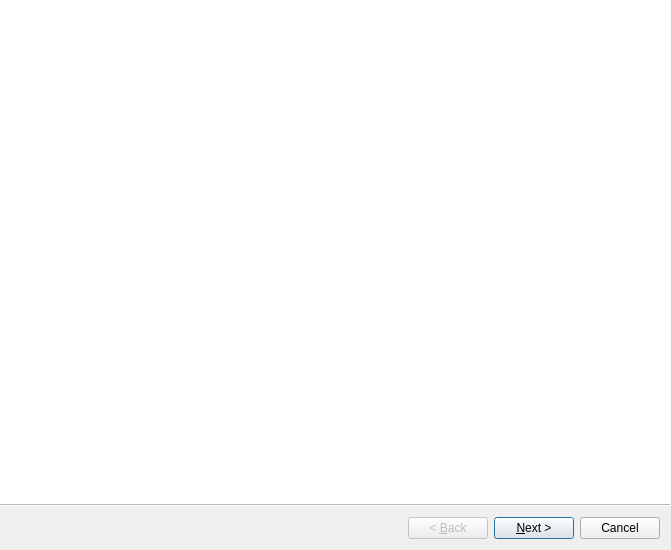
<?xml version="1.0" encoding="UTF-8"?>
<ui version="4.0">
 <class>WizardConfig</class>
 <widget class="QWizard" name="WizardConfig">
  <property name="geometry">
   <rect>
    <x>0</x>
    <y>0</y>
    <width>671</width>
    <height>550</height>
   </rect>
  </property>
  <property name="minimumSize">
   <size>
    <width>318</width>
    <height>550</height>
   </size>
  </property>
  <property name="maximumSize">
   <size>
    <width>524287</width>
    <height>524287</height>
   </size>
  </property>
  <property name="contextMenuPolicy">
   <enum>Qt::NoContextMenu</enum>
  </property>
  <property name="windowTitle">
   <string>Configurar Estacion 365Connect</string>
  </property>
  <property name="windowIcon">
   <iconset resource="recursosconfig.qrc">
    <normaloff>:/iconos/config.png</normaloff>:/iconos/config.png</iconset>
  </property>
  <property name="wizardStyle">
   <enum>QWizard::AeroStyle</enum>
  </property>
  <property name="options">
   <set>QWizard::IgnoreSubTitles</set>
  </property>
  <widget class="QWizardPage" name="wizardPage1">
   <layout class="QVBoxLayout" name="verticalLayout">
    <item>
     <spacer name="verticalSpacer">
      <property name="orientation">
       <enum>Qt::Vertical</enum>
      </property>
      <property name="sizeHint" stdset="0">
       <size>
        <width>20</width>
        <height>40</height>
       </size>
      </property>
     </spacer>
    </item>
    <item>
     <widget class="QLabel" name="Logo">
      <property name="text">
       <string/>
      </property>
      <property name="pixmap">
       <pixmap resource="recursosconfig.qrc">:/logo/LogoLogin.png</pixmap>
      </property>
      <property name="alignment">
       <set>Qt::AlignCenter</set>
      </property>
     </widget>
    </item>
    <item>
     <spacer name="verticalSpacer_2">
      <property name="orientation">
       <enum>Qt::Vertical</enum>
      </property>
      <property name="sizeHint" stdset="0">
       <size>
        <width>20</width>
        <height>40</height>
       </size>
      </property>
     </spacer>
    </item>
   </layout>
  </widget>
  <widget class="QWizardPage" name="wizardPage2">
   <layout class="QGridLayout" name="gridLayout_4">
    <item row="1" column="0" colspan="2">
     <widget class="QGroupBox" name="groupBox_BD">
      <property name="title">
       <string>Configuracion de Base de Datos</string>
      </property>
      <layout class="QGridLayout" name="gridLayout_2">
       <item row="0" column="0">
        <widget class="QLabel" name="label">
         <property name="text">
          <string>Ubicacion</string>
         </property>
        </widget>
       </item>
       <item row="0" column="1">
        <widget class="QGroupBox" name="groupBox_UbicacionBD">
         <property name="title">
          <string/>
         </property>
         <layout class="QHBoxLayout" name="horizontalLayout">
          <property name="margin">
           <number>0</number>
          </property>
          <item>
           <widget class="QRadioButton" name="radioButton_Remota">
            <property name="text">
             <string>Remota o Instancia</string>
            </property>
           </widget>
          </item>
          <item>
           <widget class="QRadioButton" name="radioButton_Local">
            <property name="text">
             <string>Local</string>
            </property>
            <property name="checked">
             <bool>true</bool>
            </property>
           </widget>
          </item>
         </layout>
        </widget>
       </item>
       <item row="1" column="0">
        <widget class="QLabel" name="label_3">
         <property name="text">
          <string>Direccion</string>
         </property>
        </widget>
       </item>
       <item row="1" column="1">
        <widget class="QLineEdit" name="lineEdit_DireccionBD">
         <property name="maxLength">
          <number>100</number>
         </property>
         <property name="placeholderText">
          <string>192.168.0.20</string>
         </property>
        </widget>
       </item>
       <item row="2" column="0">
        <widget class="QLabel" name="label_4">
         <property name="text">
          <string>Usuario</string>
         </property>
        </widget>
       </item>
       <item row="2" column="1">
        <widget class="QLineEdit" name="lineEdit_UsuarioBD">
         <property name="maxLength">
          <number>100</number>
         </property>
        </widget>
       </item>
       <item row="3" column="0">
        <widget class="QLabel" name="label_5">
         <property name="text">
          <string>Contrasena</string>
         </property>
        </widget>
       </item>
       <item row="3" column="1">
        <widget class="QLineEdit" name="lineEdit_ClaveBD">
         <property name="maxLength">
          <number>100</number>
         </property>
        </widget>
       </item>
      </layout>
     </widget>
    </item>
    <item row="0" column="0" colspan="2">
     <widget class="QGroupBox" name="groupBox_Tipo">
      <property name="title">
       <string>Tipo</string>
      </property>
      <layout class="QGridLayout" name="gridLayout_5">
       <property name="margin">
        <number>0</number>
       </property>
       <item row="0" column="0">
        <spacer name="horizontalSpacer">
         <property name="orientation">
          <enum>Qt::Horizontal</enum>
         </property>
         <property name="sizeHint" stdset="0">
          <size>
           <width>40</width>
           <height>20</height>
          </size>
         </property>
        </spacer>
       </item>
       <item row="0" column="2">
        <widget class="QRadioButton" name="radioButton_Cliente">
         <property name="text">
          <string>Cliente</string>
         </property>
        </widget>
       </item>
       <item row="0" column="1">
        <widget class="QRadioButton" name="radioButton_Server">
         <property name="text">
          <string>Server</string>
         </property>
         <property name="checked">
          <bool>true</bool>
         </property>
        </widget>
       </item>
       <item row="0" column="3">
        <spacer name="horizontalSpacer_2">
         <property name="orientation">
          <enum>Qt::Horizontal</enum>
         </property>
         <property name="sizeHint" stdset="0">
          <size>
           <width>40</width>
           <height>20</height>
          </size>
         </property>
        </spacer>
       </item>
       <item row="0" column="4">
        <widget class="QPushButton" name="Clear">
         <property name="maximumSize">
          <size>
           <width>10</width>
           <height>16777215</height>
          </size>
         </property>
         <property name="text">
          <string/>
         </property>
        </widget>
       </item>
      </layout>
     </widget>
    </item>
    <item row="4" column="0">
     <widget class="QGroupBox" name="groupBox_5">
      <property name="title">
       <string>Configuracion de AlertMail</string>
      </property>
      <layout class="QGridLayout" name="gridLayout_3">
       <item row="0" column="2">
        <widget class="QLineEdit" name="lineEdit_DireccionSMTP">
         <property name="text">
          <string>smtp.gmail.com</string>
         </property>
         <property name="maxLength">
          <number>500</number>
         </property>
        </widget>
       </item>
       <item row="0" column="0">
        <widget class="QLabel" name="label_11">
         <property name="text">
          <string>Direccion SMTP</string>
         </property>
        </widget>
       </item>
       <item row="2" column="0">
        <widget class="QLabel" name="label_13">
         <property name="text">
          <string>Usuario Correo</string>
         </property>
        </widget>
       </item>
       <item row="1" column="2">
        <widget class="QLineEdit" name="lineEdit_PuertoSMTP">
         <property name="text">
          <string>587</string>
         </property>
         <property name="maxLength">
          <number>7</number>
         </property>
         <property name="placeholderText">
          <string/>
         </property>
        </widget>
       </item>
       <item row="1" column="0">
        <widget class="QLabel" name="label_12">
         <property name="text">
          <string>Puerto SMTP</string>
         </property>
        </widget>
       </item>
       <item row="2" column="2">
        <widget class="QLineEdit" name="lineEdit_UsuarioCorreo">
         <property name="maxLength">
          <number>500</number>
         </property>
         <property name="placeholderText">
          <string/>
         </property>
        </widget>
       </item>
       <item row="3" column="0">
        <widget class="QLabel" name="label_6">
         <property name="text">
          <string>Clave Correo</string>
         </property>
        </widget>
       </item>
       <item row="3" column="2">
        <widget class="QLineEdit" name="lineEdit_ClaveCorreo">
         <property name="maxLength">
          <number>500</number>
         </property>
        </widget>
       </item>
      </layout>
     </widget>
    </item>
    <item row="5" column="0">
     <widget class="QGroupBox" name="groupBox">
      <property name="title">
       <string>Otros</string>
      </property>
      <layout class="QGridLayout" name="gridLayout_6">
       <item row="3" column="1">
        <widget class="QLineEdit" name="lineEdit_ServerWeb"/>
       </item>
       <item row="3" column="0">
        <widget class="QLabel" name="label_2">
         <property name="text">
          <string>ServerWeb</string>
         </property>
        </widget>
       </item>
      </layout>
     </widget>
    </item>
    <item row="4" column="1">
     <widget class="QGroupBox" name="groupBox_3">
      <property name="title">
       <string>Configuracion de AlertSMS</string>
      </property>
      <layout class="QGridLayout" name="gridLayout">
       <item row="0" column="0">
        <widget class="QLabel" name="label_7">
         <property name="text">
          <string>Longitud Permitida</string>
         </property>
        </widget>
       </item>
       <item row="0" column="1">
        <widget class="QLineEdit" name="lineEdit_SMSLongitud">
         <property name="text">
          <string>11</string>
         </property>
         <property name="maxLength">
          <number>3</number>
         </property>
        </widget>
       </item>
       <item row="1" column="0">
        <widget class="QLabel" name="label_8">
         <property name="text">
          <string>Prefijos Permitidos</string>
         </property>
        </widget>
       </item>
       <item row="1" column="1">
        <widget class="QLineEdit" name="lineEdit_PrefijosSMS">
         <property name="text">
          <string>0414,0424,0416,0426,0412</string>
         </property>
         <property name="maxLength">
          <number>500</number>
         </property>
         <property name="placeholderText">
          <string>Sin espacios separados por (,) Ej. 0414,0416</string>
         </property>
        </widget>
       </item>
       <item row="2" column="0">
        <widget class="QLabel" name="label_9">
         <property name="text">
          <string># Prueba Rapida</string>
         </property>
        </widget>
       </item>
       <item row="2" column="1">
        <widget class="QLineEdit" name="lineEdit_PruebaRSMS">
         <property name="text">
          <string>041230445566,04127895623</string>
         </property>
         <property name="maxLength">
          <number>500</number>
         </property>
         <property name="placeholderText">
          <string>Sin espacios separados por (,)</string>
         </property>
        </widget>
       </item>
      </layout>
     </widget>
    </item>
    <item row="5" column="1" rowspan="2">
     <widget class="QGroupBox" name="groupBox_2">
      <property name="title">
       <string>Parametros</string>
      </property>
      <layout class="QVBoxLayout" name="verticalLayout_2">
       <item>
        <widget class="QLineEdit" name="p1">
         <property name="echoMode">
          <enum>QLineEdit::NoEcho</enum>
         </property>
        </widget>
       </item>
       <item>
        <widget class="QLineEdit" name="p2">
         <property name="echoMode">
          <enum>QLineEdit::NoEcho</enum>
         </property>
        </widget>
       </item>
      </layout>
     </widget>
    </item>
    <item row="6" column="0">
     <widget class="QPushButton" name="pushButton_GenerarConfig">
      <property name="text">
       <string>Generar Configuracion</string>
      </property>
     </widget>
    </item>
   </layout>
  </widget>
 </widget>
 <tabstops>
  <tabstop>radioButton_Server</tabstop>
  <tabstop>radioButton_Cliente</tabstop>
  <tabstop>radioButton_Remota</tabstop>
  <tabstop>radioButton_Local</tabstop>
  <tabstop>lineEdit_DireccionBD</tabstop>
  <tabstop>lineEdit_UsuarioBD</tabstop>
  <tabstop>lineEdit_ClaveBD</tabstop>
  <tabstop>lineEdit_SMSLongitud</tabstop>
  <tabstop>lineEdit_PrefijosSMS</tabstop>
  <tabstop>lineEdit_PruebaRSMS</tabstop>
  <tabstop>lineEdit_DireccionSMTP</tabstop>
  <tabstop>lineEdit_PuertoSMTP</tabstop>
  <tabstop>lineEdit_UsuarioCorreo</tabstop>
  <tabstop>lineEdit_ClaveCorreo</tabstop>
  <tabstop>lineEdit_ServerWeb</tabstop>
 </tabstops>
 <resources>
  <include location="recursosconfig.qrc"/>
 </resources>
 <connections/>
</ui>
